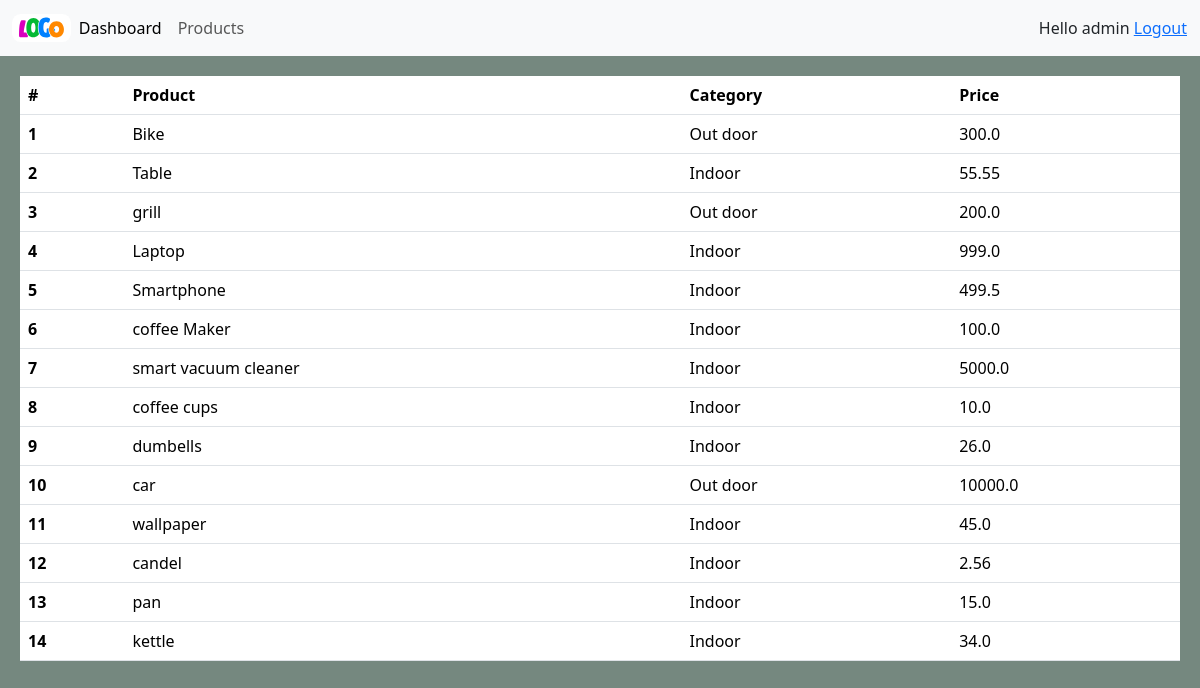
/products (signed in), run on the app's committed database.
### accounts/models.py (models this page shows, shortened)
class Product(models.Model):
    CATEGORY = [
        ('Indoor', 'Indoor'),
        ('Out door', 'Out door')
    ]
    name = models.CharField(max_length=200, null=True)
    price = models.FloatField(null=True)
    category = models.CharField(max_length=200, null=True, choices=CATEGORY)
    description = models.CharField(max_length=200, null=True, blank=True)
    date_created = models.DateTimeField(auto_now_add=True)
    tag = models.ManyToManyField(Tag)

### accounts/views.py (the view)
# urls.py: path('products', views.products, name='products'),
@login_required(login_url='login')
def products(request):
    products = Product.objects.all()
    return render(request, 'accounts/products.html', {'products': products})

### accounts/templates/accounts/products.html
{% extends 'accounts/layout.html' %}
{%block content%}
<table class="table">
    <thead>
        <tr>
            <th scope="col">#</th>
            <th scope="col">Product</th>
            <th scope="col">Category</th>
            <th scope="col">Price</th>
        </tr>
    </thead>
    <tbody>
        {% for product in products %}
        <tr>
            <th scope="row">{{product.id}}</th>
            <td>{{product.name}}</td>
            <td>{{product.category}}</td>
            <td>{{product.price}}</td>
        {%endfor%}
    </tbody>
</table>
{%endblock%}

### accounts/templates/accounts/layout.html (shortened to what this page needs)
{% load static %}
<html>
<head>
    <link href="https://cdn.jsdelivr.net/npm/bootstrap@5.3.2/dist/css/bootstrap.min.css" rel="stylesheet"
>
    <link rel="stylesheet" href="{% static 'css/style.css'%}">
</head>
<body style="background-color: rgb(117, 136, 127);">
    <header class="header" style="background-color: #e3f2fd;">
        <nav class="navbar navbar-expand-lg bg-body-tertiary">
            <div class="container-fluid">
                <img src="{% static 'images/logo.svg' '%}" id="logo">
                <div class="collapse navbar-collapse" id="navbarNav">
                    <ul class="navbar-nav">
                        <li class="nav-item">
                            <a class="nav-link active" aria-current="page" href="{%url 'home'%}">Dashboard</a>
                        </li>
                        <li class="nav-item">
                            <a class="nav-link" href="{%url 'products'%}">Products</a>
                        </li>
                    </ul>
                    <div id="right-nav" style="position:fixed; right: 13px;">
                        <span>Hello {{request.user}}</span>
                        <span><a href="{%url 'logout'%}">Logout</a></span>
                    </div>
                </div>
            </div>
        </nav>
    </header>
    <main style="margin:20px ;">
        {%block content%}
        {%endblock%}
    </main>
</body>
</html>

### accounts/static/css/style.css (style rules this page uses)
#logo { width: 5%; }

### data on the page
Product: id "1", name "Bike", category "Out door", price "300.0"
Product: id "2", name "Table", category "Indoor", price "55.55"
Product: id "3", name "grill", category "Out door", price "200.0"
Product: id "4", name "Laptop", category "Indoor", price "999.0"
Product: id "5", name "Smartphone", category "Indoor", price "499.5"
Product: id "6", name "coffee Maker", category "Indoor", price "100.0"
Product: id "7", name "smart vacuum cleaner", category "Indoor", price "5000.0"
Product: id "8", name "coffee cups", category "Indoor", price "10.0"
Product: id "9", name "dumbells", category "Indoor", price "26.0"
Product: id "10", name "car", category "Out door", price "10000.0"
Product: id "11", name "wallpaper", category "Indoor", price "45.0"
Product: id "12", name "candel", category "Indoor", price "2.56"
Product: id "13", name "pan", category "Indoor", price "15.0"
Product: id "14", name "kettle", category "Indoor", price "34.0"

### other printed values
{{ request.user }} "admin"
